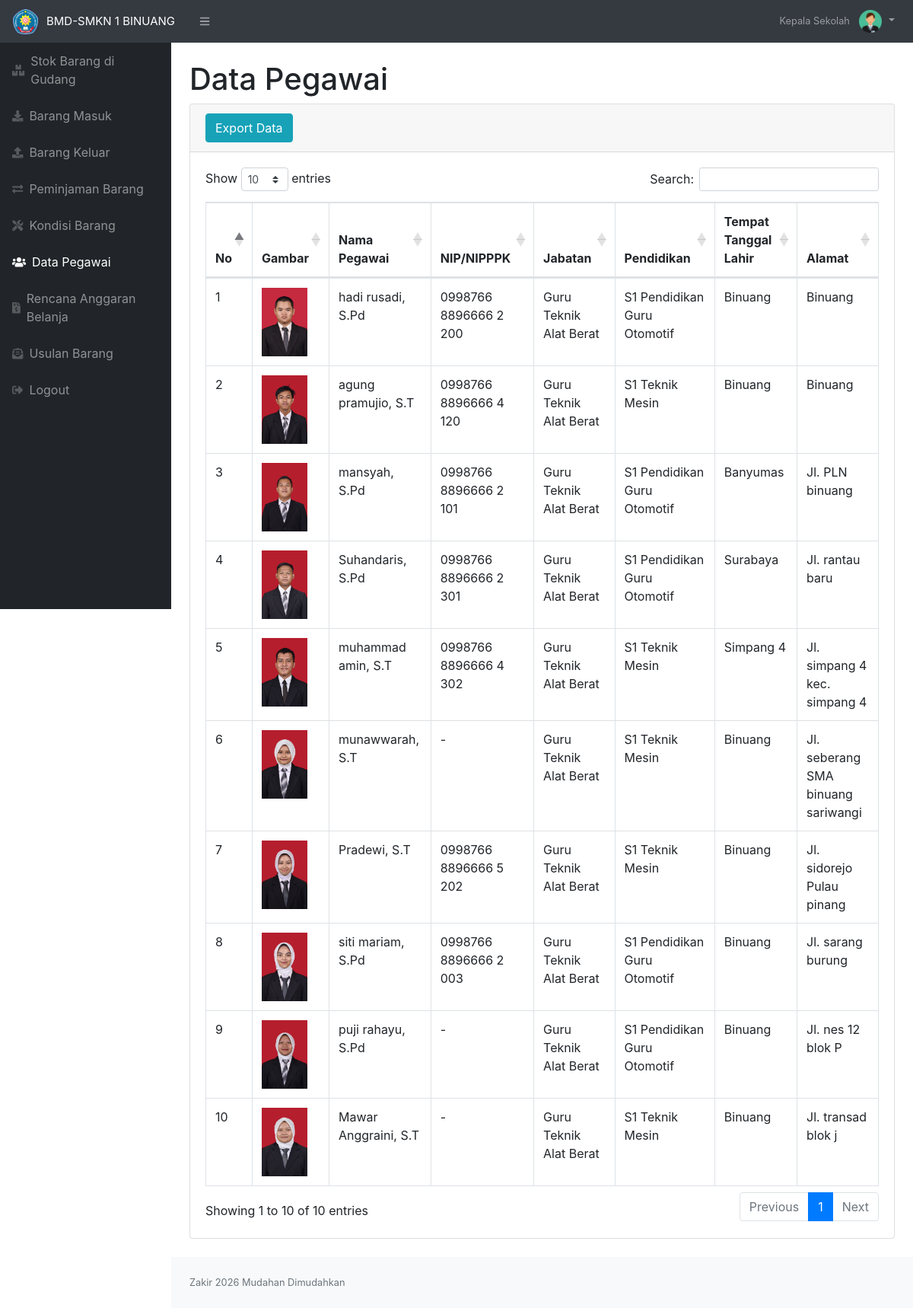
Page /pegawai_kepsek.php (signed in) on the committed database.
### tables this page shows
CREATE TABLE `pegawai` (
  `idpegawai` int(11) NOT NULL,
  `namapegawai` varchar(100) NOT NULL,
  `nip` varchar(30) NOT NULL,
  `jabatan` varchar(100) NOT NULL,
  `pendidikan` varchar(100) NOT NULL,
  `ttl` varchar(50) NOT NULL,
  `tgl_lahir` date NOT NULL,
  `alamat` text NOT NULL,
  `image` varchar(99) DEFAULT NULL
);

### pegawai_kepsek.php (the view, shortened to what this page needs)
<?php
require 'function.php';
?>
<!DOCTYPE html>
<html lang="en">
<head>
    <link href="css/styles.css" rel="stylesheet" />
    <link href="https://cdn.datatables.net/1.10.20/css/dataTables.bootstrap4.min.css" rel="stylesheet" />
</head>
<body class="sb-nav-fixed">
    <nav class="sb-topnav navbar navbar-expand navbar-dark bg-dark">
        <a class="navbar-brand" href="index.php" style="width: max-content; font-size: 15px; padding-right: 1.5rem;"><img src="images/foto1.png" width="35" style="margin-right: 10px;">BMD-SMKN 1 BINUANG</a>
        <button class="btn btn-link btn-sm order-1 order-lg-0" id="sidebarToggle" href="#"><i class="fas fa-bars"></i></button>
        <ul class="navbar-nav ml-auto">
            <li class="nav-item dropdown no-arrow">
                <a class="nav-link dropdown-toggle" href="#" id="userDropdown" role="button" data-toggle="dropdown" aria-haspopup="true" aria-expanded="false">
                    <span class="mr-2 d-none d-lg-inline text-gray-600 small">Kepala Sekolah</span>
                    <img src="images/kepsek.png" width="30">
                </a>
            </li>
        </ul>
    </nav>
    <div id="layoutSidenav">
        <div id="layoutSidenav_nav">
            <nav class="sb-sidenav accordion sb-sidenav-dark" id="sidenavAccordion">
                <div class="sb-sidenav-menu">
                    <div class="nav">
                        <a class="nav-link" href="index_kepsek.php">
                            <div class="sb-nav-link-icon"><i class="fas fa-boxes"></i></div>
                            Stok Barang di Gudang
                        </a>
                        <a class="nav-link" href="masuk_kepsek.php">
                            <div class="sb-nav-link-icon"><i class="fas fa-download"></i></div>
                            Barang Masuk
                        </a>
                        <a class="nav-link" href="keluar_kepsek.php">
                            <div class="sb-nav-link-icon"><i class="fas fa-upload"></i></div>
                            Barang Keluar
                        </a>
                        <a class="nav-link" href="peminjaman_kepsek.php">
                            <div class="sb-nav-link-icon"><i class="fas fa-exchange-alt"></i></div>
                            Peminjaman Barang
                        </a>
                        <a class="nav-link" href="kondisi_kepsek.php">
                            <div class="sb-nav-link-icon"><i class="fas fa-tools"></i></div>
                            Kondisi Barang
                        </a>
                        <a class="nav-link" href="pegawai_kepsek.php">
                            <div class="sb-nav-link-icon"><i class="fas fa-users"></i></div>
                            Data Pegawai
                        </a>
                        <a class="nav-link" href="rab_kepsek.php">
                            <div class="sb-nav-link-icon"><i class="fas fa-file-invoice-dollar"></i></div>
                            Rencana Anggaran Belanja
                        </a>
                        <a class="nav-link" href="usulan_barang_kepsek.php">
                            <div class="sb-nav-link-icon"><i class="fas fa-envelope-open-text"></i></div>
                            Usulan Barang
                        </a>
                        <a class="nav-link" href="logout.php">
                            <div class="sb-nav-link-icon"><i class="fas fa-sign-out-alt"></i></div>
                            Logout
                        </a>
                    </div>
                </div>
            </nav>
        </div>
        <div id="layoutSidenav_content">
            <main>
                <div class="container-fluid">
                    <h1 class="mt-4">Data Pegawai</h1>
                    <div class="card mb-4">
                        <div class="card-header">
                            <a href="laporan_pegawai.php" class="btn btn-info">Export Data</a>
                        </div>
                        <div class="card-body">
                            <div class="table-responsive">
                                <table class="table table-bordered" id="dataTable" width="100%" cellspacing="0">
                                    <thead>
                                        <tr>
                                            <th>No</th>
                                            <th>Gambar</th>
                                            <th>Nama Pegawai</th>
                                            <th>NIP/NIPPPK</th>
                                            <th>Jabatan</th>
                                            <th>Pendidikan</th>
                                            <th>Tempat Tanggal Lahir</th>
                                            <th>Alamat</th>
                                        </tr>
                                    </thead>
                                    <tbody>
                                        <?php
                                        $ambilsemuadatastok = mysqli_query($conn, "select * from pegawai");
                                        $i = 1;
                                        while ($data = mysqli_fetch_array($ambilsemuadatastok)) {
                                            $namapegawai = $data['namapegawai'];
                                            $nip = $data['nip'];
                                            $jabatan = $data['jabatan'];
                                            $pendidikan = $data['pendidikan'];
                                            $ttl = $data['ttl'];
                                            $alamat = $data['alamat'];
                                            $gambar = $data['image'];
                                            if ($gambar == null) {
                                                $img = 'no photo';
                                            } else {
                                                $img = '<img src="images/' . $gambar . '" class="zoomable">';
                                            }
                                        ?>
                                            <tr>
                                                <td><?= $i++; ?></td>
                                                <td><?= $img; ?></td>
                                                <td><?= $namapegawai; ?></td>
                                                <td><?= $nip; ?></td>
                                                <td><?= $jabatan; ?></td>
                                                <td><?= $pendidikan; ?></td>
                                                <td><?= $ttl; ?></td>
                                                <td><?= $alamat; ?></td>
                                            </tr>
                                        <?php
                                        };
                                        ?>
                                    </tbody>
                                </table>
                            </div>
                        </div>
                    </div>
                </div>
            </main>
            <footer class="py-4 bg-light mt-auto">
                <div class="container-fluid">
                    <div class="d-flex align-items-center justify-content-between small">
                        <div class="text-muted">Zakir 2026 Mudahan Dimudahkan</div>
                    </div>
                </div>
            </footer>
        </div>
    </div>
</body>
</html>

### pegawai_kepsek.php (style rules this page uses)
.zoomable { width: 60px; }
a { text-decoration: none; color: white; }

### rows in the picture
pegawai: image (picture), namapegawai "hadi rusadi, S.Pd", nip "0998766 8896666 2 200", jabatan "Guru Teknik Alat Berat", pendidikan "S1 Pendidikan Guru Otomotif", ttl "Binuang", alamat "Binuang"
pegawai: image (picture), namapegawai "agung pramujio, S.T", nip "0998766 8896666 4 120", jabatan "Guru Teknik Alat Berat", pendidikan "S1 Teknik Mesin", ttl "Binuang", alamat "Binuang"
pegawai: image (picture), namapegawai "mansyah, S.Pd", nip "0998766 8896666 2 101", jabatan "Guru Teknik Alat Berat", pendidikan "S1 Pendidikan Guru Otomotif", ttl "Banyumas", alamat "Jl. PLN binuang"
pegawai: image (picture), namapegawai "Suhandaris, S.Pd", nip "0998766 8896666 2 301", jabatan "Guru Teknik Alat Berat", pendidikan "S1 Pendidikan Guru Otomotif", ttl "Surabaya", alamat "Jl. rantau baru"
pegawai: image (picture), namapegawai "muhammad amin, S.T", nip "0998766 8896666 4 302", jabatan "Guru Teknik Alat Berat", pendidikan "S1 Teknik Mesin", ttl "Simpang 4", alamat "Jl. simpang 4 kec. simpang 4"
pegawai: image (picture), namapegawai "munawwarah, S.T", nip "-", jabatan "Guru Teknik Alat Berat", pendidikan "S1 Teknik Mesin", ttl "Binuang", alamat "Jl. seberang SMA binuang sariwangi"
pegawai: image (picture), namapegawai "Pradewi, S.T", nip "0998766 8896666 5 202", jabatan "Guru Teknik Alat Berat", pendidikan "S1 Teknik Mesin", ttl "Binuang", alamat "Jl. sidorejo Pulau pinang"
pegawai: image (picture), namapegawai "siti mariam, S.Pd", nip "0998766 8896666 2 003", jabatan "Guru Teknik Alat Berat", pendidikan "S1 Pendidikan Guru Otomotif", ttl "Binuang", alamat "Jl. sarang burung"
pegawai: image (picture), namapegawai "puji rahayu, S.Pd", nip "-", jabatan "Guru Teknik Alat Berat", pendidikan "S1 Pendidikan Guru Otomotif", ttl "Binuang", alamat "Jl. nes 12 blok P"
pegawai: image (picture), namapegawai "Mawar Anggraini, S.T", nip "-", jabatan "Guru Teknik Alat Berat", pendidikan "S1 Teknik Mesin", ttl "Binuang", alamat "Jl. transad blok j"
